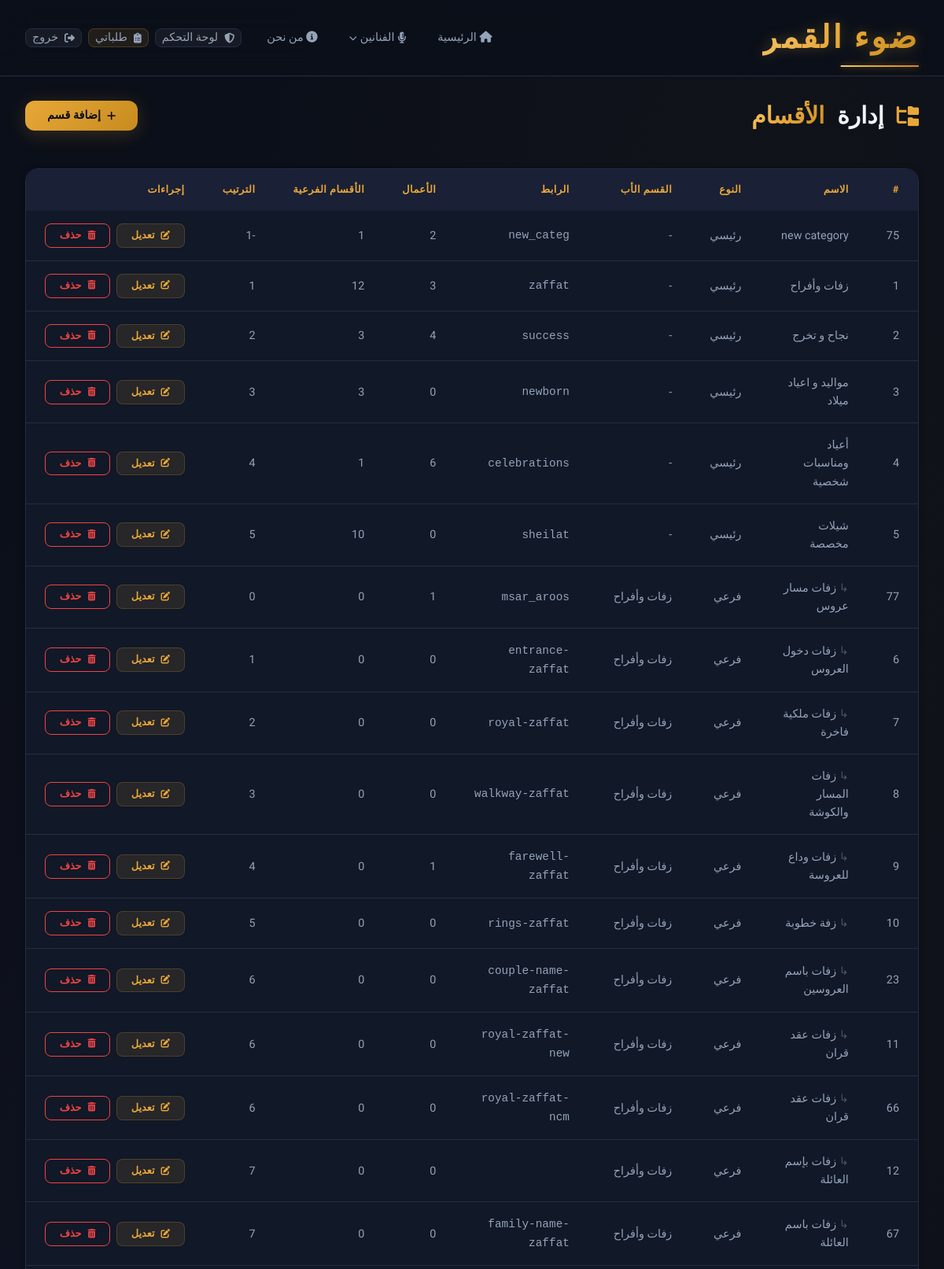
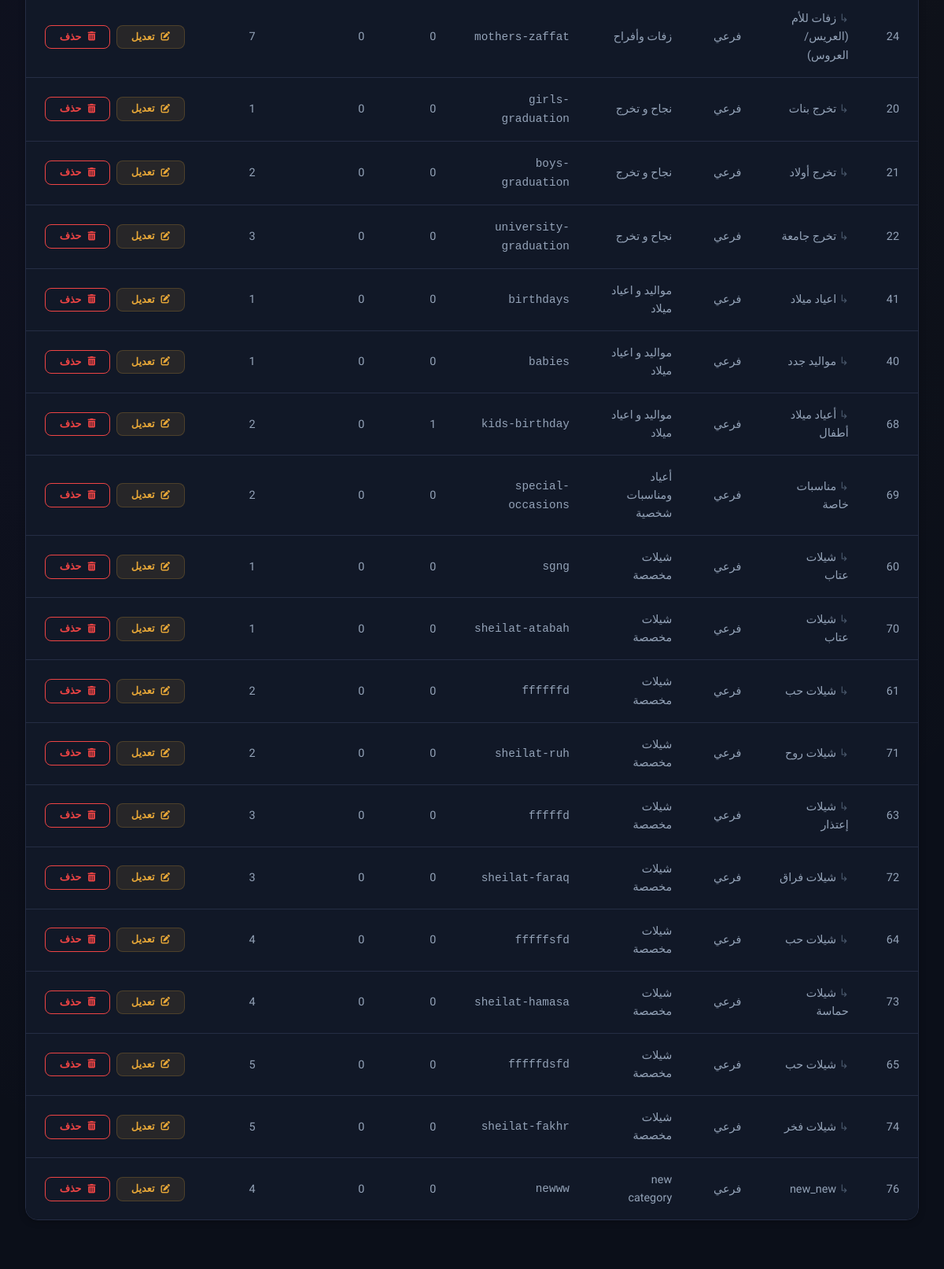
The app's page /admin/categories (signed in, upper part) with its own data (2 pictures, top to bottom).
### app/models.py (models this page shows, shortened)
class Category(db.Model):
    __tablename__ = 'categories'
    id = db.Column(db.Integer, primary_key=True)
    name = db.Column(db.String(100), nullable=False)
    slug = db.Column(db.String(100), unique=True, nullable=False)
    description = db.Column(db.Text, nullable=True)
    icon = db.Column(db.String(50), nullable=True)
    sort_order = db.Column(db.Integer, default=0)
    parent_id = db.Column(db.Integer, db.ForeignKey('categories.id'), nullable=True)
    subcategories = db.relationship(
        'Category',
        backref=db.backref('parent', remote_side=[id]),
        lazy='dynamic'
    )
    samples = db.relationship('Sample', backref='category', lazy='dynamic')

### app/routes/admin.py (the view)
@admin_bp.route('/categories')
@admin_required
def categories():
    all_categories = Category.query.order_by(Category.parent_id, Category.sort_order, Category.name).all()
    return render_template('admin/categories.html', categories=all_categories)

### app/routes/admin.py (called while the page is built)
def admin_required(f):
    @wraps(f)
    @login_required
    def decorated_function(*args, **kwargs):
        if not current_user.is_admin:
            flash('ليس لديك صلاحية الوصول', 'error')
            return redirect(url_for('main.index'))
        return f(*args, **kwargs)
    return decorated_function

### app/templates/admin/categories.html (shortened to what this page needs)
{% extends "base.html" %}
{% block content %}
<section class="admin-page">
    <div class="container">
        <div class="dashboard-header">
            <h1><i class="fas fa-folder-tree"></i> إدارة <span class="accent-text">الأقسام</span></h1>
            <a href="{{ url_for('admin.add_category') }}" class="btn btn-primary"><i class="fas fa-plus"></i> إضافة قسم</a>
        </div>
        <div class="admin-table-wrapper animate-on-scroll">
            {% if categories %}
            <table class="admin-table">
                <thead>
                    <tr>
                        <th>#</th>
                        <th>الاسم</th>
                        <th>النوع</th>
                        <th>القسم الأب</th>
                        <th>الرابط</th>
                        <th>الأعمال</th>
                        <th>الأقسام الفرعية</th>
                        <th>الترتيب</th>
                        <th>إجراءات</th>
                    </tr>
                </thead>
                <tbody>
                    {% for category in categories %}
                    <tr>
                        <td>{{ category.id }}</td>
                        <td>
                            {% if category.parent %}
                            <span style="color: var(--text-dim);">↳</span>
                            {% endif %}
                            {{ category.name }}
                        </td>
                        <td>{{ 'فرعي' if category.parent else 'رئيسي' }}</td>
                        <td>{{ category.parent.name if category.parent else '-' }}</td>
                        <td><code dir="ltr">{{ category.slug }}</code></td>
                        <td>{{ category.samples.count() }}</td>
                        <td>{{ category.subcategories.count() }}</td>
                        <td>{{ category.sort_order }}</td>
                        <td>
                            <div class="admin-table-actions">
                                <a href="{{ url_for('admin.edit_category', category_id=category.id) }}" class="btn btn-sm btn-secondary"><i class="fas fa-edit"></i> تعديل</a>
                                <form method="POST" action="{{ url_for('admin.delete_category', category_id=category.id) }}" style="display: inline;" onsubmit="return confirm('هل أنت متأكد من حذف هذا القسم؟')">
                                    <button type="submit" class="btn btn-sm btn-outline" style="color: var(--error); border-color: var(--error);"><i class="fas fa-trash-alt"></i> حذف</button>
                                </form>
                            </div>
                        </td>
                    </tr>
                    {% endfor %}
                </tbody>
            </table>
            {% else %}
            <div class="samples-empty">
                <div class="samples-empty__icon"><i class="fas fa-folder-open"></i></div>
                <p>لا توجد أقسام حتى الآن.</p>
                <a href="{{ url_for('admin.add_category') }}" class="btn btn-primary" style="margin-top: var(--space-lg);"><i class="fas fa-plus"></i> أضف أول قسم</a>
            </div>
            {% endif %}
        </div>
    </div>
</section>
{% endblock %}

### app/static/css/variables.css (style rules this page uses)
:root { --accent: #E8A838; --accent-light: #F5C871; --accent-dark: #C78B1E; --accent-glow: rgba(232, 168, 56, 0.35); --accent-5: rgba(232, 168, 56, 0.05); --accent-10: rgba(232, 168, 56, 0.10); --accent-15: rgba(232, 168, 56, 0.15); --accent-20: rgba(232, 168, 56, 0.20); --gradient-accent: linear-gradient(135deg, #E8A838 0%, #F5C871 50%, #E8A838 100%); --gradient-accent-btn: linear-gradient(135deg, #E8A838 0%, #C78B1E 100%); --gradient-accent-text: linear-gradient(135deg, #F5C871, #E8A838, #C78B1E); --gradient-accent-vivid: linear-gradient(135deg, #F2D06B 0%, #E8A838 40%, #D4822A 100%); --secondary: #8B5CF6; --secondary-light: #A78BFA; --secondary-dark: #7C3AED; --secondary-glow: rgba(139, 92, 246, 0.25); --secondary-10: rgba(139, 92, 246, 0.10); --tertiary: #14B8A6; --tertiary-glow: rgba(20, 184, 166, 0.2); --bg-base: #0B0F19; --bg-card: #111827; --bg-elevated: #1A2035; --bg-hover: #1E2642; --bg-border: #252D44; --bg-border-light: #2E3A56; --text-primary: #F1F5F9; --text-secondary: #94A3B8; --text-tertiary: #64748B; --text-dim: #475569; --success: #22C55E; --success-bg: rgba(34, 197, 94, 0.12); --success-border: rgba(34, 197, 94, 0.25); --warning: #F59E0B; --warning-bg: rgba(245, 158, 11, 0.12); --warning-border: rgba(245, 158, 11, 0.25); --info: #3B82F6; --info-bg: rgba(59, 130, 246, 0.12); --info-border: rgba(59, 130, 246, 0.25); --error: #EF4444; --error-bg: rgba(239, 68, 68, 0.12); --error-border: rgba(239, 68, 68, 0.25); --whatsapp: #25D366; --whatsapp-dark: #1DA851; --whatsapp-glow: rgba(37, 211, 102, 0.3); --font-primary: 'Tajawal', 'Segoe UI', sans-serif; --fs-xs: clamp(0.7rem, 0.65rem + 0.25vw, 0.8rem); --fs-sm: clamp(0.8rem, 0.75rem + 0.3vw, 0.9rem); --fs-base: clamp(0.9rem, 0.85rem + 0.35vw, 1rem); --fs-md: clamp(1rem, 0.9rem + 0.5vw, 1.15rem); --fs-lg: clamp(1.15rem, 1rem + 0.7vw, 1.4rem); --fs-xl: clamp(1.4rem, 1.15rem + 1.2vw, 1.85rem); --fs-2xl: clamp(1.75rem, 1.35rem + 2vw, 2.5rem); --fs-3xl: clamp(2.2rem, 1.5rem + 3.5vw, 3.5rem); --fs-hero: clamp(2rem, 1.2rem + 4vw, 3.8rem); --fw-light: 300; --fw-regular: 400; --fw-medium: 500; --fw-bold: 700; --fw-black: 900; --lh-tight: 1.3; --lh-normal: 1.6; --lh-relaxed: 1.8; --space-xs: 0.25rem; --space-sm: 0.5rem; --space-md: 1rem; --space-lg: 1.5rem; --space-xl: 2rem; --space-2xl: 3rem; --space-3xl: 4rem; --space-4xl: 6rem; --space-section: clamp(3rem, 2rem + 5vw, 6rem); --container-max: 1200px; --container-padding: clamp(1rem, 3vw, 2rem); --radius-sm: 8px; --radius-md: 12px; --radius-lg: 16px; --radius-xl: 24px; --radius-full: 9999px; --shadow-sm: 0 2px 8px rgba(0, 0, 0, 0.25); --shadow-md: 0 4px 24px rgba(0, 0, 0, 0.35); --shadow-lg: 0 8px 40px rgba(0, 0, 0, 0.45); --shadow-accent: 0 4px 25px rgba(232, 168, 56, 0.2); --shadow-accent-lg: 0 8px 40px rgba(232, 168, 56, 0.25); --shadow-card: 0 4px 20px rgba(0, 0, 0, 0.3); --shadow-card-hover: 0 12px 40px rgba(0, 0, 0, 0.4), 0 0 0 1px rgba(232, 168, 56, 0.1); --glass-bg: rgba(11, 15, 25, 0.8); --glass-bg-heavy: rgba(11, 15, 25, 0.92); --glass-border: rgba(232, 168, 56, 0.12); --glass-blur: 20px; --transition-fast: 0.15s ease; --transition-base: 0.3s cubic-bezier(0.4, 0, 0.2, 1); --transition-slow: 0.5s cubic-bezier(0.4, 0, 0.2, 1); --transition-spring: 0.5s cubic-bezier(0.175, 0.885, 0.32, 1.275); --z-dropdown: 100; --z-sticky: 200; --z-nav: 300; --z-modal: 400; --z-whatsapp: 500; }

### app/static/css/components.css (style rules this page uses)
.btn { display: inline-flex; align-items: center; justify-content: center; gap: var(--space-sm); padding: 0.75rem 1.75rem; font-size: var(--fs-sm); font-weight: var(--fw-bold); border-radius: var(--radius-md); transition: all var(--transition-base); cursor: pointer; border: none; text-decoration: none; white-space: nowrap; line-height: 1; position: relative; overflow: hidden; }
.btn i { font-size: 0.9em; }
.btn-primary { background: var(--gradient-accent-btn); color: var(--bg-base); box-shadow: var(--shadow-accent); }
.btn-secondary { background: var(--accent-10); color: var(--accent); border: 1.5px solid var(--accent-20); }
.btn-outline { background: transparent; color: var(--text-secondary); border: 1.5px solid var(--bg-border); }
.btn-sm { padding: 0.5rem 1.1rem; font-size: var(--fs-xs); border-radius: var(--radius-sm); }

### records on screen
Category: id "75", name "new category", parent "رئيسي", parent "-", slug "new_categ", samples.count "2", subcategories.count "1", sort_order "-1"
Category: id "1", name "زفات وأفراح", parent "رئيسي", parent "-", slug "zaffat", samples.count "3", subcategories.count "12", sort_order "1"
Category: id "2", name "نجاح و تخرج", parent "رئيسي", parent "-", slug "success", samples.count "4", subcategories.count "3", sort_order "2"
Category: id "3", name "مواليد و اعياد ميلاد", parent "رئيسي", parent "-", slug "newborn", samples.count "0", subcategories.count "3", sort_order "3"
Category: id "4", name "أعياد ومناسبات شخصية", parent "رئيسي", parent "-", slug "celebrations", samples.count "6", subcategories.count "1", sort_order "4"
Category: id "5", name "شيلات مخصصة", parent "رئيسي", parent "-", slug "sheilat", samples.count "0", subcategories.count "10", sort_order "5"
Category: id "77", name "زفات مسار عروس", parent "فرعي", parent "زفات وأفراح", slug "msar_aroos", samples.count "1", subcategories.count "0", sort_order "0"
Category: id "6", name "زفات دخول العروس", parent "فرعي", parent "زفات وأفراح", slug "entrance-zaffat", samples.count "0", subcategories.count "0", sort_order "1"
Category: id "7", name "زفات ملكية فاخرة", parent "فرعي", parent "زفات وأفراح", slug "royal-zaffat", samples.count "0", subcategories.count "0", sort_order "2"
Category: id "8", name "زفات المسار والكوشة", parent "فرعي", parent "زفات وأفراح", slug "walkway-zaffat", samples.count "0", subcategories.count "0", sort_order "3"
Category: id "9", name "زفات وداع للعروسة", parent "فرعي", parent "زفات وأفراح", slug "farewell-zaffat", samples.count "1", subcategories.count "0", sort_order "4"
Category: id "10", name "زفة خطوبة", parent "فرعي", parent "زفات وأفراح", slug "rings-zaffat", samples.count "0", subcategories.count "0", sort_order "5"
Category: id "23", name "زفات باسم العروسين", parent "فرعي", parent "زفات وأفراح", slug "couple-name-zaffat", samples.count "0", subcategories.count "0", sort_order "6"
Category: id "11", name "زفات عقد قران", parent "فرعي", parent "زفات وأفراح", slug "royal-zaffat-new", samples.count "0", subcategories.count "0", sort_order "6"
Category: id "66", name "زفات عقد قران", parent "فرعي", parent "زفات وأفراح", slug "royal-zaffat-ncm", samples.count "0", subcategories.count "0", sort_order "6"
Category: id "12", name "زفات بإسم العائلة", parent "فرعي", parent "زفات وأفراح", samples.count "0", subcategories.count "0", sort_order "7"
Category: id "67", name "زفات باسم العائلة", parent "فرعي", parent "زفات وأفراح", slug "family-name-zaffat", samples.count "0", subcategories.count "0", sort_order "7"
Category: id "24", name "زفات للأم (العريس/العروس)", parent "فرعي", parent "زفات وأفراح", slug "mothers-zaffat", samples.count "0", subcategories.count "0", sort_order "7"
Category: id "20", name "تخرج بنات", parent "فرعي", parent "نجاح و تخرج", slug "girls-graduation", samples.count "0", subcategories.count "0", sort_order "1"
Category: id "21", name "تخرج أولاد", parent "فرعي", parent "نجاح و تخرج", slug "boys-graduation", samples.count "0", subcategories.count "0", sort_order "2"
Category: id "22", name "تخرج جامعة", parent "فرعي", parent "نجاح و تخرج", slug "university-graduation", samples.count "0", subcategories.count "0", sort_order "3"
Category: id "41", name "اعياد ميلاد", parent "فرعي", parent "مواليد و اعياد ميلاد", slug "birthdays", samples.count "0", subcategories.count "0", sort_order "1"
Category: id "40", name "مواليد جدد", parent "فرعي", parent "مواليد و اعياد ميلاد", slug "babies", samples.count "0", subcategories.count "0", sort_order "1"
Category: id "68", name "أعياد ميلاد أطفال", parent "فرعي", parent "مواليد و اعياد ميلاد", slug "kids-birthday", samples.count "1", subcategories.count "0", sort_order "2"
Category: id "69", name "مناسبات خاصة", parent "فرعي", parent "أعياد ومناسبات شخصية", slug "special-occasions", samples.count "0", subcategories.count "0", sort_order "2"
Category: id "60", name "شيلات عتاب", parent "فرعي", parent "شيلات مخصصة", slug "sgng", samples.count "0", subcategories.count "0", sort_order "1"
Category: id "70", name "شيلات عتاب", parent "فرعي", parent "شيلات مخصصة", slug "sheilat-atabah", samples.count "0", subcategories.count "0", sort_order "1"
Category: id "61", name "شيلات حب", parent "فرعي", parent "شيلات مخصصة", slug "ffffffd", samples.count "0", subcategories.count "0", sort_order "2"
Category: id "71", name "شيلات روح", parent "فرعي", parent "شيلات مخصصة", slug "sheilat-ruh", samples.count "0", subcategories.count "0", sort_order "2"
Category: id "63", name "شيلات إعتذار", parent "فرعي", parent "شيلات مخصصة", slug "fffffd", samples.count "0", subcategories.count "0", sort_order "3"
Category: id "72", name "شيلات فراق", parent "فرعي", parent "شيلات مخصصة", slug "sheilat-faraq", samples.count "0", subcategories.count "0", sort_order "3"
Category: id "64", name "شيلات حب", parent "فرعي", parent "شيلات مخصصة", slug "fffffsfd", samples.count "0", subcategories.count "0", sort_order "4"
Category: id "73", name "شيلات حماسة", parent "فرعي", parent "شيلات مخصصة", slug "sheilat-hamasa", samples.count "0", subcategories.count "0", sort_order "4"
Category: id "65", name "شيلات حب", parent "فرعي", parent "شيلات مخصصة", slug "fffffdsfd", samples.count "0", subcategories.count "0", sort_order "5"
Category: id "74", name "شيلات فخر", parent "فرعي", parent "شيلات مخصصة", slug "sheilat-fakhr", samples.count "0", subcategories.count "0", sort_order "5"
Category: id "76", name "new_new", parent "فرعي", parent "new category", slug "newww", samples.count "0", subcategories.count "0", sort_order "4"
